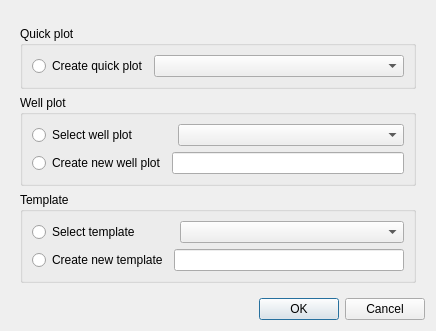
<?xml version="1.0" encoding="UTF-8"?>
<ui version="4.0">
 <class>WellPlotSetupDialog</class>
 <widget class="QDialog" name="WellPlotSetupDialog">
  <property name="windowModality">
   <enum>Qt::NonModal</enum>
  </property>
  <property name="geometry">
   <rect>
    <x>0</x>
    <y>0</y>
    <width>436</width>
    <height>314</height>
   </rect>
  </property>
  <property name="windowTitle">
   <string>Well plot setup</string>
  </property>
  <property name="toolTip">
   <string>Select template style</string>
  </property>
  <layout class="QVBoxLayout" name="verticalLayout_2">
   <item>
    <widget class="QWidget" name="wellHolderWidget" native="true"/>
   </item>
   <item>
    <widget class="QWidget" name="plotSelectionWidget" native="true">
     <property name="sizePolicy">
      <sizepolicy hsizetype="Preferred" vsizetype="Expanding">
       <horstretch>0</horstretch>
       <verstretch>0</verstretch>
      </sizepolicy>
     </property>
     <layout class="QVBoxLayout" name="verticalLayout">
      <item>
       <widget class="QGroupBox" name="quickPlotGroupBox">
        <property name="title">
         <string>Quick plot</string>
        </property>
        <property name="flat">
         <bool>true</bool>
        </property>
        <layout class="QGridLayout" name="gridLayout_3">
         <item row="0" column="0">
          <widget class="QRadioButton" name="quickPlotRadioButton">
           <property name="sizePolicy">
            <sizepolicy hsizetype="Minimum" vsizetype="Fixed">
             <horstretch>0</horstretch>
             <verstretch>0</verstretch>
            </sizepolicy>
           </property>
           <property name="text">
            <string>Create quick plot</string>
           </property>
          </widget>
         </item>
         <item row="0" column="1">
          <widget class="QComboBox" name="quickPlotComboBox">
           <property name="sizePolicy">
            <sizepolicy hsizetype="Expanding" vsizetype="Fixed">
             <horstretch>0</horstretch>
             <verstretch>0</verstretch>
            </sizepolicy>
           </property>
          </widget>
         </item>
        </layout>
       </widget>
      </item>
      <item>
       <widget class="QGroupBox" name="wellPlotGroupBox">
        <property name="title">
         <string>Well plot</string>
        </property>
        <property name="flat">
         <bool>true</bool>
        </property>
        <layout class="QGridLayout" name="gridLayout">
         <item row="0" column="2">
          <widget class="QComboBox" name="selectWellPlotComboBox">
           <property name="sizePolicy">
            <sizepolicy hsizetype="Expanding" vsizetype="Fixed">
             <horstretch>0</horstretch>
             <verstretch>0</verstretch>
            </sizepolicy>
           </property>
          </widget>
         </item>
         <item row="1" column="0">
          <widget class="QRadioButton" name="createWellPlotRadioButton">
           <property name="text">
            <string>Create new well plot</string>
           </property>
          </widget>
         </item>
         <item row="1" column="1" colspan="2">
          <widget class="QLineEdit" name="createNewWellPlotLineEdit"/>
         </item>
         <item row="0" column="0">
          <widget class="QRadioButton" name="selectWellPlotRadioButton">
           <property name="text">
            <string>Select well plot</string>
           </property>
          </widget>
         </item>
        </layout>
       </widget>
      </item>
      <item>
       <widget class="QGroupBox" name="templateGroupBox">
        <property name="title">
         <string>Template</string>
        </property>
        <property name="flat">
         <bool>true</bool>
        </property>
        <layout class="QGridLayout" name="gridLayout_2">
         <item row="0" column="2">
          <widget class="QComboBox" name="templatesComboBox">
           <property name="sizePolicy">
            <sizepolicy hsizetype="Expanding" vsizetype="Fixed">
             <horstretch>0</horstretch>
             <verstretch>0</verstretch>
            </sizepolicy>
           </property>
          </widget>
         </item>
         <item row="1" column="0">
          <widget class="QRadioButton" name="createNewTemplateRadioButton">
           <property name="text">
            <string>Create new template</string>
           </property>
          </widget>
         </item>
         <item row="1" column="1" colspan="2">
          <widget class="QLineEdit" name="newTemplateNameLineEdit"/>
         </item>
         <item row="0" column="0">
          <widget class="QRadioButton" name="selectTemplateRadioButton">
           <property name="text">
            <string>Select template</string>
           </property>
          </widget>
         </item>
        </layout>
       </widget>
      </item>
     </layout>
    </widget>
   </item>
   <item>
    <spacer name="verticalSpacer">
     <property name="orientation">
      <enum>Qt::Vertical</enum>
     </property>
     <property name="sizeHint" stdset="0">
      <size>
       <width>20</width>
       <height>40</height>
      </size>
     </property>
    </spacer>
   </item>
   <item>
    <widget class="QDialogButtonBox" name="buttonBox">
     <property name="orientation">
      <enum>Qt::Horizontal</enum>
     </property>
     <property name="standardButtons">
      <set>QDialogButtonBox::Cancel|QDialogButtonBox::Ok</set>
     </property>
    </widget>
   </item>
  </layout>
 </widget>
 <resources/>
 <connections>
  <connection>
   <sender>buttonBox</sender>
   <signal>accepted()</signal>
   <receiver>WellPlotSetupDialog</receiver>
   <slot>accept()</slot>
   <hints>
    <hint type="sourcelabel">
     <x>248</x>
     <y>254</y>
    </hint>
    <hint type="destinationlabel">
     <x>157</x>
     <y>274</y>
    </hint>
   </hints>
  </connection>
  <connection>
   <sender>buttonBox</sender>
   <signal>rejected()</signal>
   <receiver>WellPlotSetupDialog</receiver>
   <slot>reject()</slot>
   <hints>
    <hint type="sourcelabel">
     <x>316</x>
     <y>260</y>
    </hint>
    <hint type="destinationlabel">
     <x>286</x>
     <y>274</y>
    </hint>
   </hints>
  </connection>
 </connections>
</ui>
